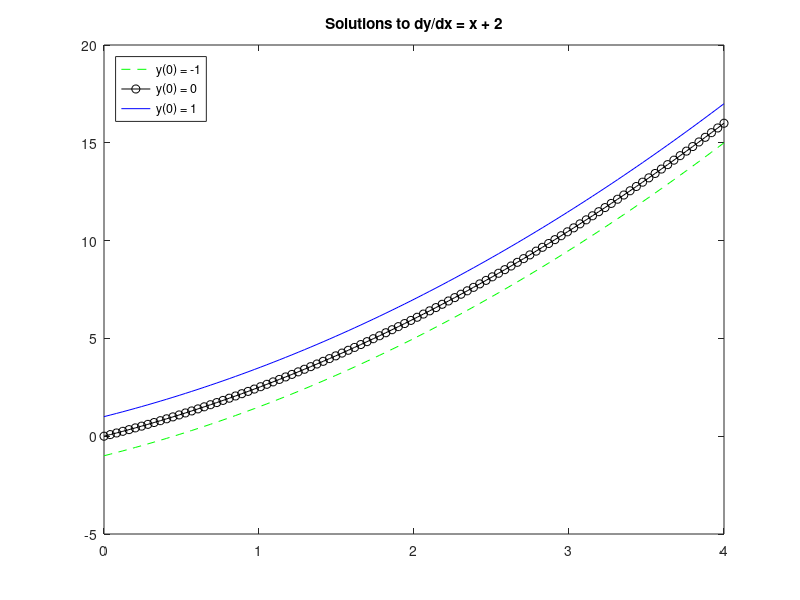

This figure's MATLAB source:
function ex5
x = linspace(0,4,100);
y1=f(x,-1);
y2=f(x,0);
y3=f(x,1);
plot(x,y1,'g--',x,y2,'ko-',x,y3,'b-')
title('Solutions to dy/dx = x + 2');
legend('y(0) = -1','y(0) = 0','y(0) = 1','location','northwest');
end
function y=f(x,C)
y=((x.^2)/2)+2.*x+C;
end
